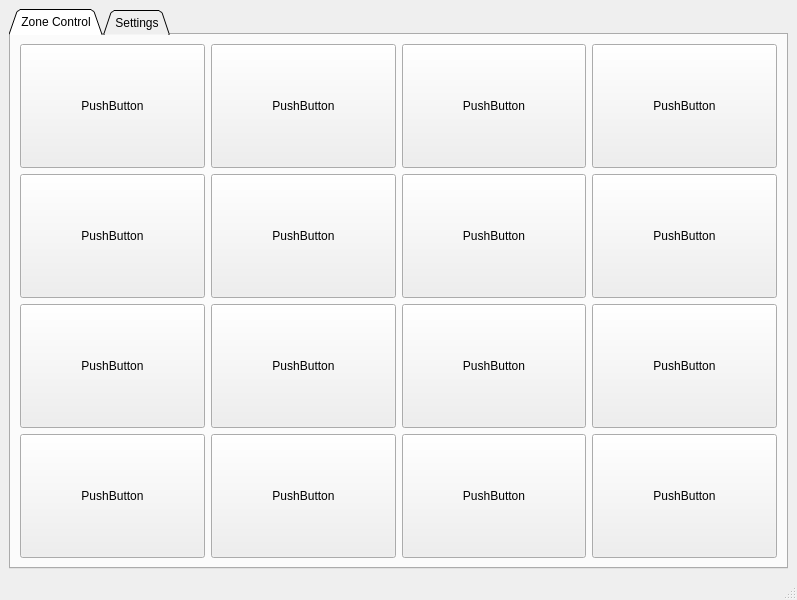
<?xml version="1.0" encoding="UTF-8"?>
<ui version="4.0">
 <class>MainWindow</class>
 <widget class="QMainWindow" name="MainWindow">
  <property name="geometry">
   <rect>
    <x>0</x>
    <y>0</y>
    <width>797</width>
    <height>600</height>
   </rect>
  </property>
  <property name="windowTitle">
   <string>MainWindow</string>
  </property>
  <widget class="QWidget" name="centralwidget">
   <layout class="QGridLayout" name="gridLayout">
    <item row="0" column="0">
     <widget class="QTabWidget" name="tabWidget">
      <property name="tabShape">
       <enum>QTabWidget::Triangular</enum>
      </property>
      <property name="currentIndex">
       <number>0</number>
      </property>
      <widget class="QWidget" name="tab">
       <attribute name="title">
        <string>Zone Control</string>
       </attribute>
       <layout class="QGridLayout" name="gridLayout_2">
        <item row="0" column="1">
         <widget class="QPushButton" name="pushButton_2">
          <property name="sizePolicy">
           <sizepolicy hsizetype="Expanding" vsizetype="Expanding">
            <horstretch>0</horstretch>
            <verstretch>0</verstretch>
           </sizepolicy>
          </property>
          <property name="text">
           <string>PushButton</string>
          </property>
         </widget>
        </item>
        <item row="1" column="0">
         <widget class="QPushButton" name="pushButton_7">
          <property name="sizePolicy">
           <sizepolicy hsizetype="Expanding" vsizetype="Expanding">
            <horstretch>0</horstretch>
            <verstretch>0</verstretch>
           </sizepolicy>
          </property>
          <property name="text">
           <string>PushButton</string>
          </property>
         </widget>
        </item>
        <item row="2" column="1">
         <widget class="QPushButton" name="pushButton_11">
          <property name="sizePolicy">
           <sizepolicy hsizetype="Expanding" vsizetype="Expanding">
            <horstretch>0</horstretch>
            <verstretch>0</verstretch>
           </sizepolicy>
          </property>
          <property name="text">
           <string>PushButton</string>
          </property>
         </widget>
        </item>
        <item row="0" column="0">
         <widget class="QPushButton" name="pushButton">
          <property name="sizePolicy">
           <sizepolicy hsizetype="Expanding" vsizetype="Expanding">
            <horstretch>0</horstretch>
            <verstretch>0</verstretch>
           </sizepolicy>
          </property>
          <property name="text">
           <string>PushButton</string>
          </property>
         </widget>
        </item>
        <item row="1" column="2">
         <widget class="QPushButton" name="pushButton_5">
          <property name="sizePolicy">
           <sizepolicy hsizetype="Expanding" vsizetype="Expanding">
            <horstretch>0</horstretch>
            <verstretch>0</verstretch>
           </sizepolicy>
          </property>
          <property name="text">
           <string>PushButton</string>
          </property>
         </widget>
        </item>
        <item row="2" column="0">
         <widget class="QPushButton" name="pushButton_9">
          <property name="sizePolicy">
           <sizepolicy hsizetype="Expanding" vsizetype="Expanding">
            <horstretch>0</horstretch>
            <verstretch>0</verstretch>
           </sizepolicy>
          </property>
          <property name="text">
           <string>PushButton</string>
          </property>
         </widget>
        </item>
        <item row="4" column="0">
         <widget class="QPushButton" name="pushButton_13">
          <property name="sizePolicy">
           <sizepolicy hsizetype="Expanding" vsizetype="Expanding">
            <horstretch>0</horstretch>
            <verstretch>0</verstretch>
           </sizepolicy>
          </property>
          <property name="text">
           <string>PushButton</string>
          </property>
         </widget>
        </item>
        <item row="4" column="1">
         <widget class="QPushButton" name="pushButton_14">
          <property name="sizePolicy">
           <sizepolicy hsizetype="Expanding" vsizetype="Expanding">
            <horstretch>0</horstretch>
            <verstretch>0</verstretch>
           </sizepolicy>
          </property>
          <property name="text">
           <string>PushButton</string>
          </property>
         </widget>
        </item>
        <item row="1" column="1">
         <widget class="QPushButton" name="pushButton_6">
          <property name="sizePolicy">
           <sizepolicy hsizetype="Expanding" vsizetype="Expanding">
            <horstretch>0</horstretch>
            <verstretch>0</verstretch>
           </sizepolicy>
          </property>
          <property name="text">
           <string>PushButton</string>
          </property>
         </widget>
        </item>
        <item row="0" column="3">
         <widget class="QPushButton" name="pushButton_4">
          <property name="sizePolicy">
           <sizepolicy hsizetype="Expanding" vsizetype="Expanding">
            <horstretch>0</horstretch>
            <verstretch>0</verstretch>
           </sizepolicy>
          </property>
          <property name="text">
           <string>PushButton</string>
          </property>
         </widget>
        </item>
        <item row="0" column="2">
         <widget class="QPushButton" name="pushButton_10">
          <property name="sizePolicy">
           <sizepolicy hsizetype="Expanding" vsizetype="Expanding">
            <horstretch>0</horstretch>
            <verstretch>0</verstretch>
           </sizepolicy>
          </property>
          <property name="text">
           <string>PushButton</string>
          </property>
         </widget>
        </item>
        <item row="1" column="3">
         <widget class="QPushButton" name="pushButton_15">
          <property name="sizePolicy">
           <sizepolicy hsizetype="Expanding" vsizetype="Expanding">
            <horstretch>0</horstretch>
            <verstretch>0</verstretch>
           </sizepolicy>
          </property>
          <property name="text">
           <string>PushButton</string>
          </property>
         </widget>
        </item>
        <item row="2" column="3">
         <widget class="QPushButton" name="pushButton_17">
          <property name="sizePolicy">
           <sizepolicy hsizetype="Expanding" vsizetype="Expanding">
            <horstretch>0</horstretch>
            <verstretch>0</verstretch>
           </sizepolicy>
          </property>
          <property name="text">
           <string>PushButton</string>
          </property>
         </widget>
        </item>
        <item row="2" column="2">
         <widget class="QPushButton" name="pushButton_12">
          <property name="sizePolicy">
           <sizepolicy hsizetype="Expanding" vsizetype="Expanding">
            <horstretch>0</horstretch>
            <verstretch>0</verstretch>
           </sizepolicy>
          </property>
          <property name="text">
           <string>PushButton</string>
          </property>
         </widget>
        </item>
        <item row="4" column="3">
         <widget class="QPushButton" name="pushButton_16">
          <property name="sizePolicy">
           <sizepolicy hsizetype="Expanding" vsizetype="Expanding">
            <horstretch>0</horstretch>
            <verstretch>0</verstretch>
           </sizepolicy>
          </property>
          <property name="text">
           <string>PushButton</string>
          </property>
         </widget>
        </item>
        <item row="4" column="2">
         <widget class="QPushButton" name="pushButton_18">
          <property name="sizePolicy">
           <sizepolicy hsizetype="Expanding" vsizetype="Expanding">
            <horstretch>0</horstretch>
            <verstretch>0</verstretch>
           </sizepolicy>
          </property>
          <property name="text">
           <string>PushButton</string>
          </property>
         </widget>
        </item>
       </layout>
      </widget>
      <widget class="QWidget" name="tab_2">
       <attribute name="title">
        <string>Settings</string>
       </attribute>
      </widget>
     </widget>
    </item>
   </layout>
  </widget>
  <widget class="QStatusBar" name="statusbar"/>
 </widget>
 <resources/>
 <connections/>
</ui>
